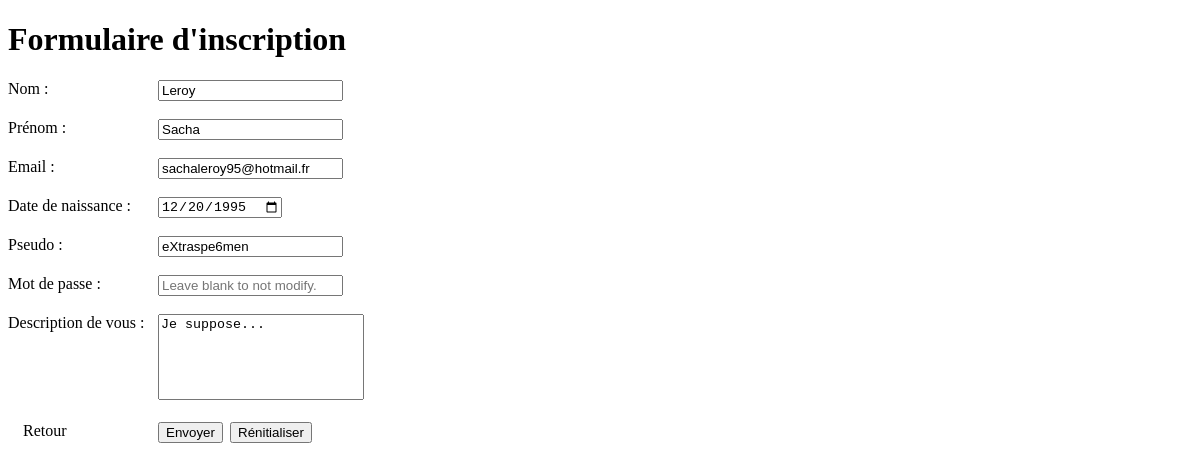
Screenshot of /index.php?id=22 with the database file from the repository.
### tables this page shows
CREATE TABLE IF NOT EXISTS `user` (
  `idUser` int(11) NOT NULL AUTO_INCREMENT,
  `nom` varchar(50) NOT NULL,
  `prenom` varchar(50) NOT NULL,
  `email` varchar(50) NOT NULL,
  `dateNaissance` date NOT NULL,
  `pseudo` varchar(50) NOT NULL,
  `password` varchar(255) NOT NULL,
  `description` text,
  PRIMARY KEY (`idUser`),
  UNIQUE KEY `pseudo` (`pseudo`)
);

### dbfunction.php (called while the page is built, shortened)
<?php
function getConnexion()
{
    static $bdd = null;
    if($bdd == null)
    {
        try
        {
            $bdd = new PDO('mysql:host='.HOST.';dbname='.DBNAME, USER, PASS);
            $bdd->setAttribute(PDO::ATTR_ERRMODE, PDO::ERRMODE_EXCEPTION);
        }
        catch (PDOException $e)
        {
            print "Erreur : " . $e->getMessage() . "<br/>";
            die();
        }
    }
    return $bdd;
}
function selectOneUser($id)
{
    $RequeteSql =  'SELECT * FROM user WHERE idUser ='.$id.';';
    $RequeteData = getConnexion()->query($RequeteSql);
    return $RequeteData;
}

### index.php (the view, shortened to what this page needs)
<!DOCTYPE html>
<?php
include 'dbfunction.php';
$modifUser = false;
$nom = "";
$prenom = "";
$email = "";
$dateNaissance = "";
$pseudo = "";
$desc = "";
if(isset($_GET['id']))
{
    $id = $_REQUEST['id'];
    $modifUser = true;
    $tableau = selectOneUser($id);
    foreach ($tableau as $data)
    {
        $nom = $data['nom'];
        $prenom = $data['prenom'];
        $email = $data['email'];
        $dateNaissance = $data['dateNaissance'];
        $pseudo = $data['pseudo'];
        $desc = $data['description'];
    }
}
?>
<html>
    <head>
        <link rel="stylesheet" type="text/css" href="style.css">
    </head>
    <body>
        <h1>Formulaire d'inscription</h1>
        <div>
            <form id="monformulaire" method="post" action="dbfunction.php">
                <label for="nom" >Nom : </label><input id="nom" type="text" name="nom" value="<?php echo $nom; ?>" required /><br /><br />
                <label for="prenom" >Prénom : </label><input id="prenom" type="text" name="prenom" value="<?php echo $prenom; ?>" required /><br /><br />
                <label for="email" >Email : </label><input id="email" type="email" name="email" value="<?php echo $email; ?>" required /><br /><br />
                <label for="date" >Date de naissance : </label><input id="date" type="date" name="date" value="<?php echo $dateNaissance; ?>" required /><br /><br />
                <label for="pseudo" >Pseudo : </label><input id="pseudo" type="text" name="pseudo" value="<?php echo $pseudo; ?>" required /><br /><br />
                <label for="pass" >Mot de passe : </label><input id="pass" type="password" name="pass" <?php if($modifUser == TRUE) { ?>placeholder="Leave blank to not modify."<?php } ?> /><br /><br />
                <label for="description" >Description de vous : </label><textarea id="description" name="description" ><?php echo $desc; ?></textarea><br /><br />
                <input id="reset" name="reset" type='reset' value='Rénitialiser' />
                <?php
                    if($modifUser == FALSE)
                    {
                ?>
                <input name="envoyer" id="submit" type="submit" value="Envoyer" />
                <?php
                    }
                    else
                    {
                ?>
                <input name="update" id="submit" type="submit" value="Envoyer" />
                <a href="utilisateurs.php">Retour</a>
                <?php
                    }
                ?>
            </form>
        </div>
    </body>
</html>

### style.css (style rules this page uses)
#monformulaire textarea { width: 200px; height: 80px; resize: none; }
#monformulaire label { display: block; width: 150px; float: left; }
#submit { position: absolute; left: 158px; }
#reset { position: absolute; left: 230px; }
a { padding-left: 15px; padding-right: 15px; text-decoration: none; color: black; }

### rows the page displays
user: nom "Leroy", prenom "Sacha", email "sachaleroy95@hotmail.fr", date "12/20/1995", pseudo "eXtraspe6men", description "Je suppose..."
